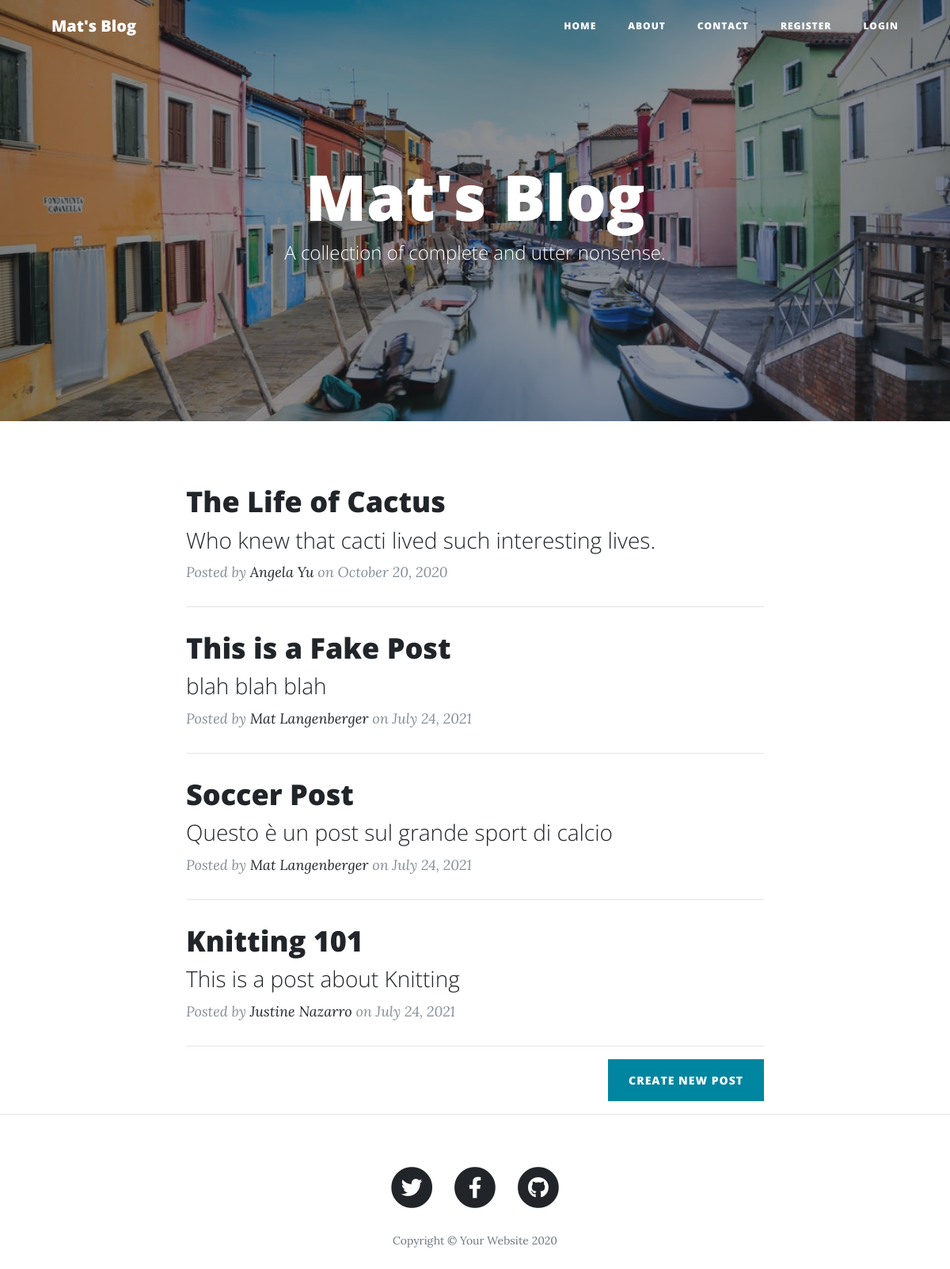
The page / on the database its author committed.
### app.py (models this page shows)
class BlogPost(Base):
    __tablename__ = "blog_posts"
    user_id = Column(Integer, ForeignKey("user.id"))
    user = relationship("User", back_populates="posts")
    comments = relationship("Comment", back_populates="post")

### app.py (the view)
@app.route('/')
def get_all_posts():
    with Session() as session:
        posts = session.query(BlogPost)
        return render_template("index.html", all_posts=posts, user=current_user)

### templates/index.html (shortened to what this page needs)
{% include "header.html" %}
<header class="masthead"
        style="background-image: url('static/img/burano-bg.jpg')">
    <div class="overlay"></div>
    <div class="container">
        <div class="row">
            <div class="col-lg-8 col-md-10 mx-auto">
                <div class="site-heading">
                    <h1>Mat's Blog</h1>
                    <span class="subheading">A collection of complete and utter nonsense.</span>
                </div>
            </div>
        </div>
    </div>
</header>
<div class="container">
    <div class="row">
        <div class="col-lg-8 col-md-10 mx-auto">
            {% for post in all_posts %}
            <div class="post-preview">
                <a href="{{ url_for('show_post', post_id=post['id']) }}">
                    <h2 class="post-title">
                        {{ post["title"] }}
                    </h2>
                    <h3 class="post-subtitle">
                        {{ post["subtitle"] }}
                    </h3>
                </a>
                <p class="post-meta">Posted by
                    <a href="#">{{ post["author"] }}</a>
                    on {{ post["date"] }}</p>
            </div>
            <hr>
            {% endfor %}
            <div class="clearfix">
                <a class="btn btn-primary float-right" href="{{ url_for('add_new_post')}}">Create New Post</a>
            </div>
        </div>
    </div>
</div>
<hr>
{% include "footer.html" %}

### templates/header.html (shortened to what this page needs)
<!DOCTYPE html>
<html lang="en">
<head>
    <link href="{{ url_for('static', filename='vendor/bootstrap/css/bootstrap.min.css') }}" rel="stylesheet">
    <link href="{{ url_for('static', filename='vendor/fontawesome-free/css/all.min.css')}}" rel="stylesheet"
          type="text/css">
    <link href="{{ url_for('static', filename='css/clean-blog.css')}}" rel="stylesheet">
</head>
<body>
<nav class="navbar navbar-expand-lg navbar-light fixed-top" id="mainNav">
    <div class="container">
        <a class="navbar-brand" href="{{url_for('get_all_posts')}}">Mat's Blog</a>
        <div class="collapse navbar-collapse" id="navbarResponsive">
            <ul class="navbar-nav ml-auto">
                <li class="nav-item">
                    <a class="nav-link" href="{{ url_for('get_all_posts') }}">Home</a>
                </li>
                <li class="nav-item">
                    <a class="nav-link" href="{{ url_for('about') }}">About</a>
                </li>
                <li class="nav-item">
                    <a class="nav-link" href="{{ url_for('contact') }}">Contact</a>
                </li>
                {% if not user.is_authenticated: %}
                <li class="nav-item">
                    <a class="nav-link" href="{{ url_for('register') }}">Register</a>
                </li>
                <li class="nav-item">
                    <a class="nav-link" href="{{ url_for('login') }}">Login</a>
                </li>
                {% else: %}
                <li class="nav-item">
                    <a class="nav-link" href="{{ url_for('logout') }}">Log Out</a>
                </li>
                {% endif %}
            </ul>
        </div>
    </div>
</nav>

### templates/footer.html (shortened to what this page needs)
  <footer>
    <div class="container">
      <div class="row">
        <div class="col-lg-8 col-md-10 mx-auto">
          <ul class="list-inline text-center">
            <li class="list-inline-item">
              <a href="#">
                <span class="fa-stack fa-lg">
                  <i class="fas fa-circle fa-stack-2x"></i>
                  <i class="fab fa-twitter fa-stack-1x fa-inverse"></i>
                </span>
              </a>
            </li>
            <li class="list-inline-item">
              <a href="#">
                <span class="fa-stack fa-lg">
                  <i class="fas fa-circle fa-stack-2x"></i>
                  <i class="fab fa-facebook-f fa-stack-1x fa-inverse"></i>
                </span>
              </a>
            </li>
            <li class="list-inline-item">
              <a href="#">
                <span class="fa-stack fa-lg">
                  <i class="fas fa-circle fa-stack-2x"></i>
                  <i class="fab fa-github fa-stack-1x fa-inverse"></i>
                </span>
              </a>
            </li>
          </ul>
          <p class="copyright text-muted">Copyright &copy; Your Website 2020</p>
        </div>
      </div>
    </div>
  </footer>
</body>
</html>

### static/css/clean-blog.css (style rules this page uses)
body { font-size: 20px; color: #212529; font-family: 'Lora', 'Times New Roman', serif; }
p { line-height: 1.5; margin: 30px 0; }
p a { text-decoration: underline; }
h1, h2, h3, h4, h5, h6 { font-weight: 800; font-family: 'Open Sans', 'Helvetica Neue', Helvetica, Arial, sans-serif; }
a { color: #212529; transition: all 0.2s; }
#mainNav { position: absolute; border-bottom: 1px solid #e9ecef; background-color: white; font-family: 'Open Sans', 'Helvetica Neue', Helvetica, Arial, sans-serif; }
#mainNav .navbar-brand { font-weight: 800; color: #343a40; }
#mainNav .navbar-nav > li.nav-item > a { font-size: 12px; font-weight: 800; letter-spacing: 1px; text-transform: uppercase; }
@media only screen and (min-width: 992px) { #mainNav { border-bottom: 1px solid transparent; background: transparent; } }
@media only screen and (min-width: 992px) { #mainNav .navbar-brand { padding: 10px 20px; color: #fff; } }
@media only screen and (min-width: 992px) { #mainNav .navbar-nav > li.nav-item > a { padding: 10px 20px; color: #fff; } }
@media only screen and (min-width: 992px) { #mainNav { transition: background-color 0.2s; transform: translate3d(0, 0, 0); -webkit-backface-visibility: hidden; } }
header.masthead { margin-bottom: 50px; background: no-repeat center center; background-color: #868e96; background-attachment: scroll; position: relative; background-size: cover; }
header.masthead .overlay { position: absolute; top: 0; left: 0; height: 100%; width: 100%; background-color: #212529; opacity: 0.5; }
header.masthead .page-heading, header.masthead .post-heading, header.masthead .site-heading { padding: 200px 0 150px; color: white; }
@media only screen and (min-width: 768px) { header.masthead .page-heading, header.masthead .post-heading, header.masthead .site-heading { padding: 200px 0; } }
header.masthead .page-heading, header.masthead .site-heading { text-align: center; }
header.masthead .page-heading h1, header.masthead .site-heading h1 { font-size: 50px; margin-top: 0; }
header.masthead .page-heading .subheading, header.masthead .site-heading .subheading { font-size: 24px; font-weight: 300; line-height: 1.1; display: block; margin: 10px 0 0; font-family: 'Open Sans', 'Helvetica Neue', Helvetica, Arial, sans-serif; }
@media only screen and (min-width: 768px) { header.masthead .page-heading h1, header.masthead .site-heading h1 { font-size: 80px; } }
.post-preview > a { color: #212529; }
.post-preview > a > .post-title { font-size: 30px; margin-top: 30px; margin-bottom: 10px; }
.post-preview > a > .post-subtitle { font-weight: 300; margin: 0 0 10px; }
.post-preview > .post-meta { font-size: 18px; font-style: italic; margin-top: 0; color: #868e96; }
.post-preview > .post-meta > a { text-decoration: none; color: #212529; }
@media only screen and (min-width: 768px) { .post-preview > a > .post-title { font-size: 36px; } }
footer { padding: 50px 0 65px; }
footer .list-inline { margin: 0; padding: 0; }
footer .copyright { font-size: 14px; margin-bottom: 0; text-align: center; }
.btn { font-size: 14px; font-weight: 800; padding: 15px 25px; letter-spacing: 1px; text-transform: uppercase; border-radius: 0; font-family: 'Open Sans', 'Helvetica Neue', Helvetica, Arial, sans-serif; }
.btn-primary { background-color: #0085A1; border-color: #0085A1; }

### rows shown on the page
BlogPost: title "The Life of Cactus", subtitle "Who knew that cacti lived such interesting lives.", author "Angela Yu", date "October 20, 2020"
BlogPost: title "This is a Fake Post", subtitle "blah blah blah", author "Mat Langenberger", date "July 24, 2021"
BlogPost: title "Soccer Post", subtitle "Questo è un post sul grande sport di calcio", author "Mat Langenberger", date "July 24, 2021"
BlogPost: title "Knitting 101", subtitle "This is a post about Knitting", author "Justine Nazarro", date "July 24, 2021"
